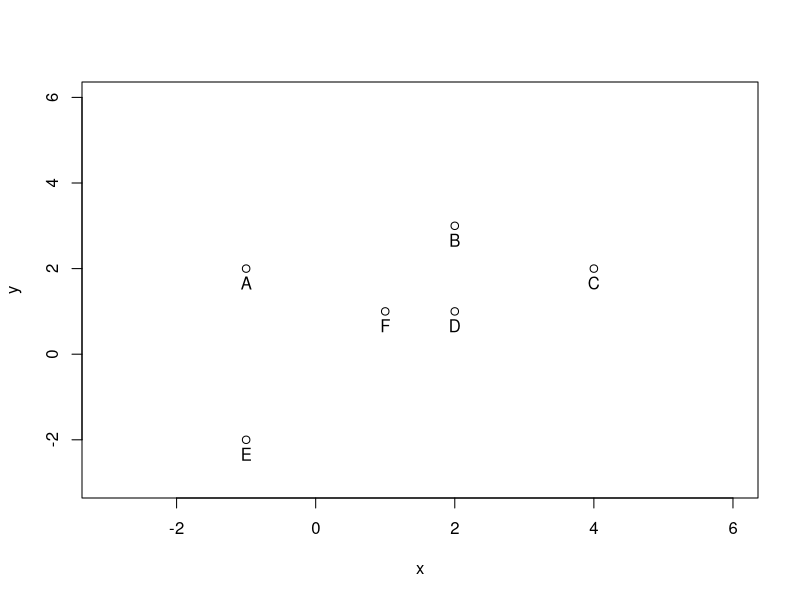
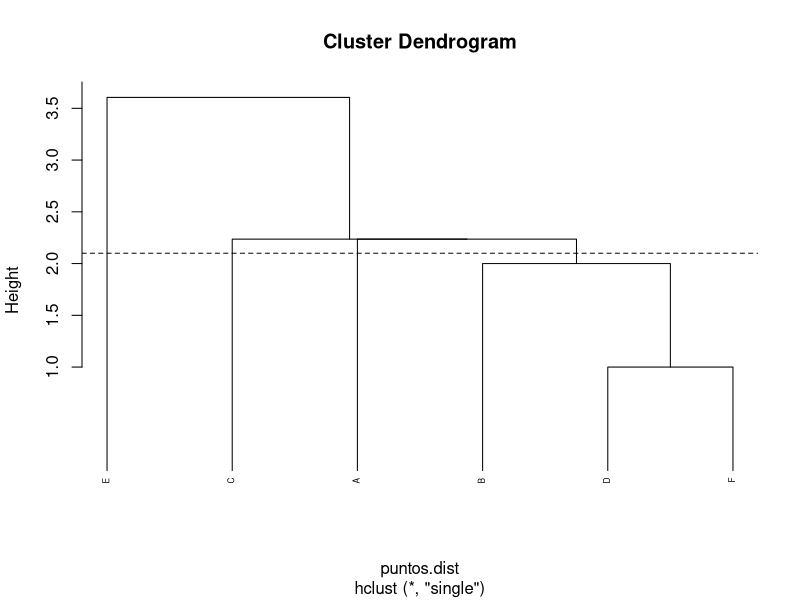
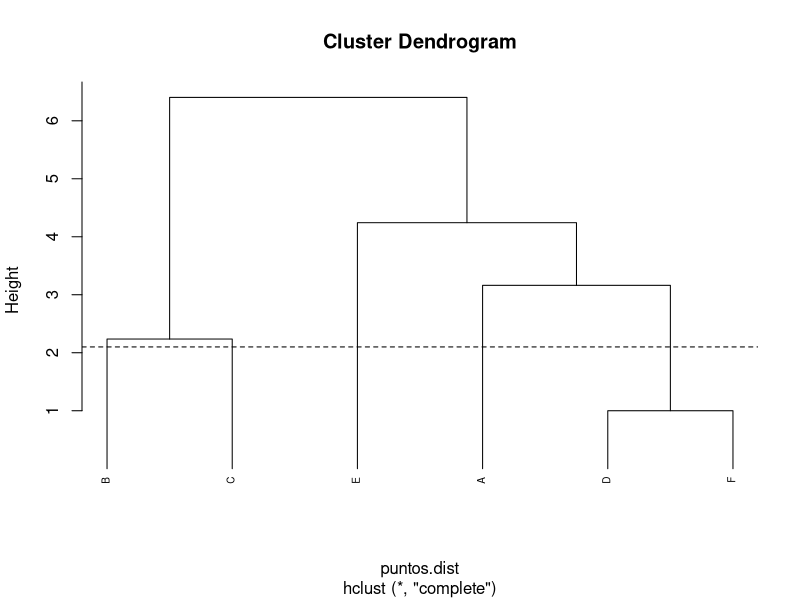
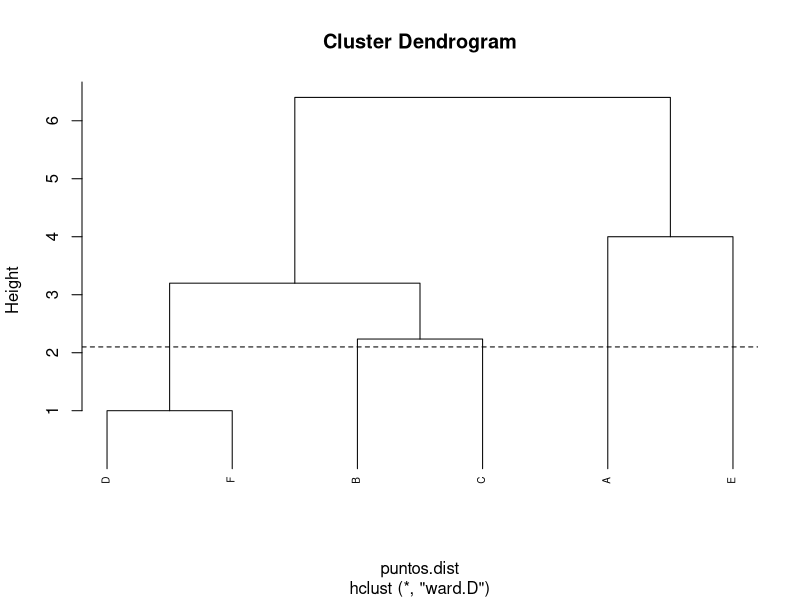
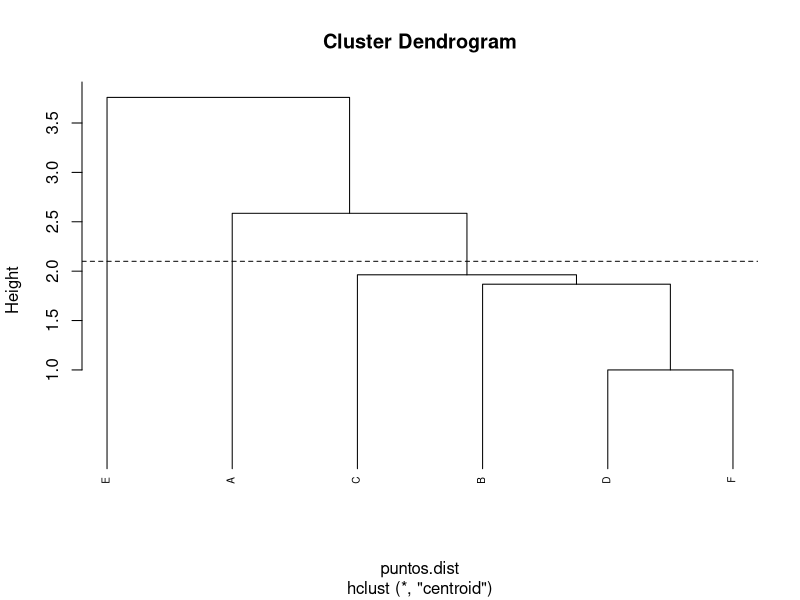

The R source for these figures, in order:
# Coordenadas de los puntos
x <- c(-1, 2, 4, 2, -1, 1)
y <- c(2, 3, 2, 1, -2, 1)

# Nombres de los puntos
nombres <- c("A", "B", "C", "D", "E", "F")

# Crear data frame
puntos <- data.frame(x, y, row.names = nombres)
puntos

# Graficar los puntos en el plano
plot(puntos, xlim = c(-3, 6), ylim = c(-3, 6))
text(puntos, labels = nombres, pos = 1)

# Calcular matriz de distancias euclidianas
puntos.dist <- dist(puntos, method = "euclidean")
puntos.dist

# --- Método del vecino más cercano (Single Linkage) ---
puntos.hc <- hclust(puntos.dist, method = "single")
plot(puntos.hc, cex = 0.5, hang = -0.1, axes = TRUE)
abline(h = 2.1, lty = 2)

# --- Método del vecino más lejano (Complete Linkage) ---
puntos.hc1 <- hclust(puntos.dist, method = "complete")
plot(puntos.hc1, cex = 0.6, hang = -0.1, axes = TRUE)
abline(h = 2.1, lty = 2)

# Formar clusterse usando el metoso ward.D

puntos.hc2 <- hclust(puntos.dist,"ward.D")
plot(puntos.hc2, cex = 0.6, hang = -0.1, axes=T)
abline(h=2.1,lty=2)

# Formar clusters usando el método del centroide

puntos.hc3<- hclust(puntos.dist, method = "centroid")
plot(puntos.hc3,cex = 0.6, hang = -0.1, axes = TRUE)
abline(h = 2.1, lty = 2)
